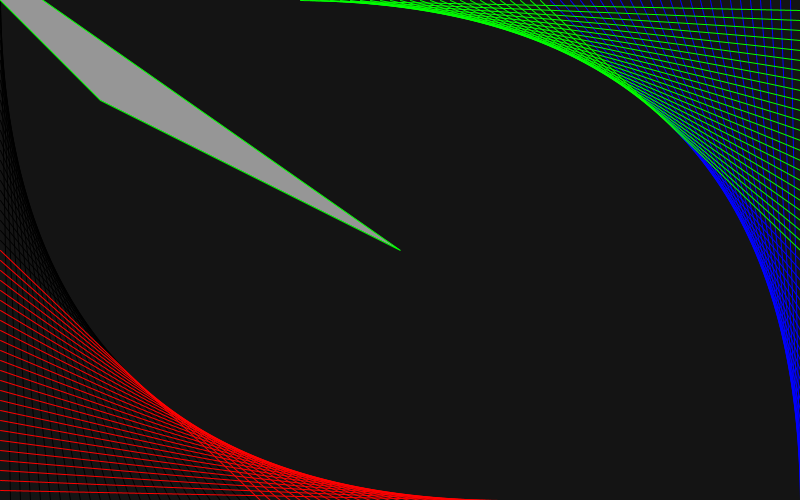
Frame 1 (no input)
Frame 60 (the mouse pressed at the canvas centre just before this capture): identical to frame 1, image omitted
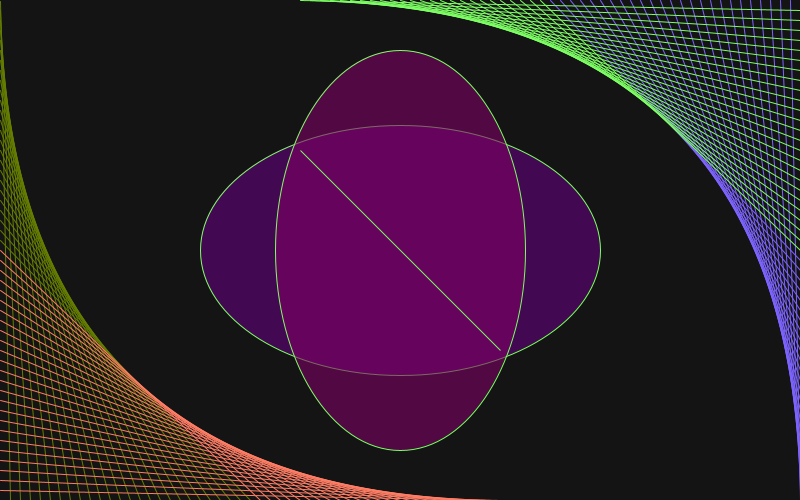
Frame 120 (the mouse held since frame 60 and released just before this capture)

The Processing sketch that drew these frames (run headless with seeded random() and noise(); from frame 60 on, the mouse is pressed at the canvas centre):

// Processing sketch: processing_38248
// ── processing_38248.pde

void setup() {
  
  size (800, 500);
}

void draw() {
  background(20);
  smooth();
  
  //I know, I know but we didn't learn loops yet so I didn't want to jump the gun
  
  stroke(mouseX/4, mouseY/2, 0);
  line (0, 1, 10, 500);
  line (0, 10, 20, 500);
  line (0, 20, 30, 500);
  line (0, 30, 40, 500);
  line (0, 40, 50, 500);
  line (0, 50, 60, 500);
  line (0, 60, 70, 500);
  line (0, 70, 80, 500);
  line (0, 80, 90, 500);
  line (0, 90, 100, 500);
  line (0, 100, 110, 500);
  line (0, 110, 120, 500);
  line (0, 120, 130, 500);
  line (0, 130, 140, 500);
  line (0, 140, 150, 500);
  line (0, 150, 160, 500);
  line (0, 160, 170, 500);
  line (0, 170, 180, 500);
  line (0, 180, 190, 500);
  line (0, 190, 200, 500);
  line (0, 200, 210, 500);
  line (0, 210, 220, 500);
  line (0, 220, 230, 500);
  line (0, 230, 240, 500);
  line (0, 240, 250, 500);
  stroke(255, mouseY/2, mouseX/4);
  line (0, 250, 260, 500);
  line (0, 260, 270, 500);
    line (0, 270, 280, 500);
  line (0, 280, 290, 500);
  line (0, 290, 300, 500);
  line (0, 300, 310, 500);
  line (0, 310, 320, 500);
  line (0, 320, 330, 500);
  line (0, 330, 340, 500);
  line (0, 340, 350, 500);
  line (0, 350, 360, 500);
  line (0, 360, 370, 500);
  line (0, 370, 380, 500);
  line (0, 380, 390, 500);
  line (0, 390, 400, 500);
  line (0, 400, 410, 500);
  line (0, 410, 420, 500);
  line (0, 420, 430, 500);
  line (0, 430, 440, 500);
  line (0, 440, 450, 500);
  line (0, 450, 460, 500);
  line (0, 460, 470, 500);
  line (0, 470, 480, 500);
  line (0, 480, 490, 500);
  line (0, 490, 500, 500);
  line (0, 500, 510, 500);
  //2nd curve
   stroke(mouseY/2, mouseX/4, 255);
  line(800, 500, 790, 0);
  line(800, 490, 780, 0);
  line(800, 480, 770, 0);
  line(800, 470, 760, 0);
  line(800, 460, 750, 0);
  line(800, 450, 740, 0);
  line(800, 440, 730, 0);
  line(800, 430, 720, 0);
  line(800, 420, 710, 0);
  line(800, 410, 700, 0);
  line(800, 400, 690, 0);
  line(800, 390, 680, 0);
  line(800, 380, 670, 0);
  line(800, 370, 660, 0);
  line(800, 360, 650, 0);
  line(800, 350, 640, 0);
  line(800, 340, 630, 0);
  line(800, 330, 620, 0);
  line(800, 320, 610, 0);
  line(800, 310, 600, 0);
  line(800, 300, 590, 0);
  line(800, 290, 580, 0);
  line(800, 280, 570, 0);
  line(800, 270, 560, 0);
  line(800, 260, 550, 0);
   stroke(mouseY/2, 255, mouseX/4);
  line(800, 250, 540, 0);
  line(800, 240, 530, 0);
  line(800, 230, 520, 0);
  line(800, 220, 510, 0);
  line(800, 210, 500, 0);
  line(800, 200, 490, 0);
  line(800, 190, 480, 0);
  line(800, 180, 470, 0);
  line(800, 170, 460, 0);
  line(800, 160, 450, 0);
  line(800, 150, 440, 0);
  line(800, 140, 430, 0);
  line(800, 130, 420, 0);
  line(800, 120, 410, 0);
  line(800, 110, 400, 0);
  line(800, 100, 390, 0);
  line(800, 90, 380, 0);
  line(800, 80, 370, 0);
  line(800, 70, 360, 0);
  line(800, 60, 350, 0);
  line(800, 50, 340, 0);
  line(800, 40, 330, 0);
  line(800, 30, 320, 0);
  line(800, 20, 310, 0);
  line(800, 10, 300, 0);
  
   fill((mouseX/4), 0, (mouseY/2), 150);
 ellipse(400, 250, mouseX, mouseY);
 fill((mouseY/2), 0, (mouseX/4), 150);
 ellipse(400, 250, mouseY, mouseX);
fill(150);
 triangle((pmouseX-100), (pmouseY-100), 400, 250, (pmouseX+100), (pmouseY+100));
 
}
